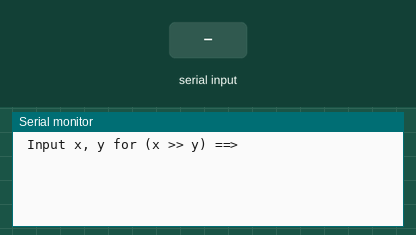
The sketch below on a simulated Arduino Uno, built with avr-gcc and run on an emulated ATmega328P. Parts: the last lines printed to the serial monitor. Inputs (shaded band) come from the test bench.

Above: at 1.2 s.
1.3 s: "90,45\n" received over Serial
At 2.4 s:
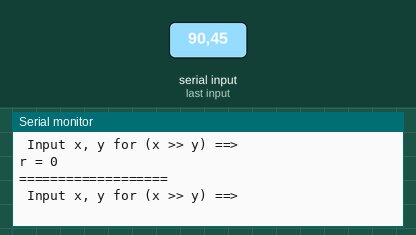
2.8 s: "1,90\n" received over Serial
5.3 s: "30,150\n" received over Serial
At 6.5 s:
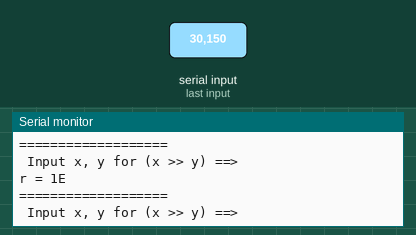
6.8 s: "90,45\n" received over Serial
9.3 s: "200\n" received over Serial
At 11.7 s:
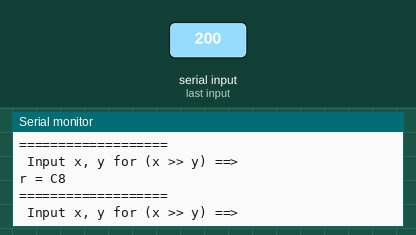

Measured:
- after the input at 1.3 s, the serial monitor: prints a new line at once (image 1)
- after the input at 5.3 s, the serial monitor: prints a new line at once (image 2)
- after the input at 9.3 s, the serial monitor: prints a new line after 1.0 s (image 3)

The sketch:

ex3-7.ino
```cpp
void setup() {
  // 시리얼 통신 속도 설정 : 속도 9600 bps, 8데이터 비트, 패리티 없음, 한 개의 스톱비트
 Serial.begin(9600) ;
}


void loop() {
  int x, y, r;

      Serial.println(" Input x, y for (x >> y) ==>");
      while(1) {
       if(Serial.available() > 0 ) break;
      }
      x = Serial.parseInt();
      y = Serial.parseInt();

     r = x >> y;

     Serial.print("r = ");
     Serial.println(r,HEX);


   Serial.println("===================");
  }
```
